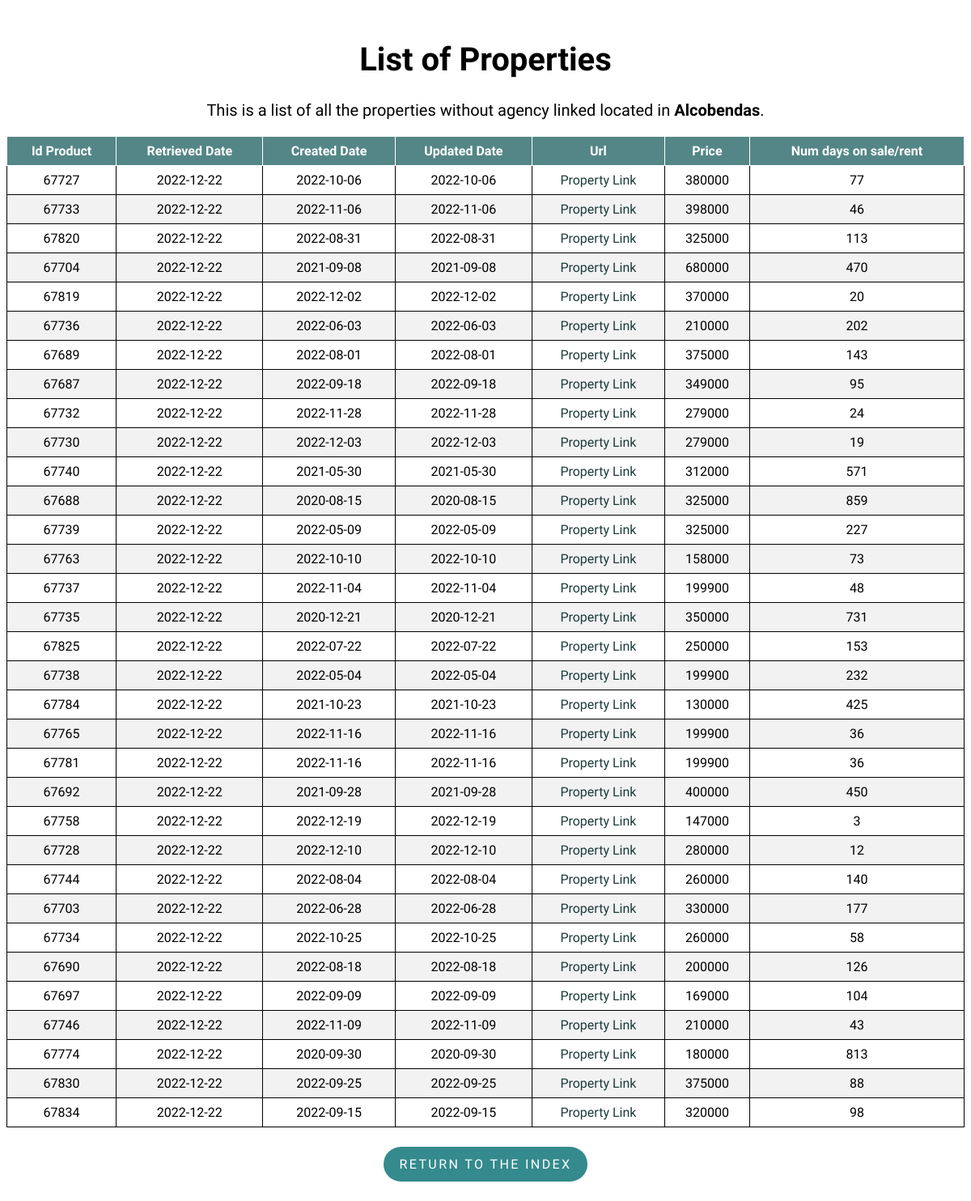
Page /property/Alcobendas on the committed database.
### flask-app/read_db.py (models this page shows)
class Property(db.Model):
    __tablename__ = 'properties'
    id_product = db.Column(db.Integer, primary_key=True)
    retrieved_date = db.Column(db.Date)
    created_date = db.Column(db.Date)
    url = db.Column(db.Text)
    mobile = db.Column(db.Integer)
    agency = db.Column(db.Text)
    real_estate_id = db.Column(db.Integer)
    price = db.Column(db.Integer)
    type_id = db.Column(db.Integer)
    trans_type_id = db.Column(db.Integer)
    location = db.Column(db.Text)
    num_days = db.Column(db.Integer)
    updated_date = db.Column(db.Date)

### flask-app/read_db.py (the view)
@app.route('/property/<location>', methods=['GET', 'POST'])
def property(location):
    properties = Property.query.filter_by(
        type_id=1, location=location).order_by(Property.url).distinct()
    return render_template('list.html', properties=properties, location=location)

### flask-app/templates/list.html (shortened to what this page needs)
<!DOCTYPE html>
<html lang="en">
<head>
    <link rel="stylesheet" type="text/css" href="{{ url_for('static', filename='styles/style.css') }}">
    <link rel="stylesheet" type="text/css" href="{{ url_for('static', filename='styles/tablesort.css') }}">
</head>
<body>
    <h1 class="list_header" style="font-size:40px;">List of Properties</h1>
    <p class="list_header" style="margin-top: 25px;font-size:20px;">This is a list of all the properties without agency linked located in
        <strong>{{ location }}</strong>.
    </p>
    <table class="table table-sortable">
        <thead>
            <tr>
                <th>Id Product</th>
                <th>Retrieved Date</th>
                <th>Created Date</th>
                <th>Updated Date</th>
                <th>Url</th>
                <th>Price</th>
                <th>Num days on sale/rent</th>
            </tr>
        </thead>
        <tbody>
            {% for property in properties %}
            <tr>
                <td>{{ property.id_product }}</td>
                <td>{{ property.retrieved_date }}</td>
                <td>{{ property.created_date }}</td>
                <td>{{ property.updated_date }}</td>
                <td>
                    <a class="property_link" href={{ property.url }}>Property Link</a>
                </td>
                <td><a>{{ property.price }}</a></td>
                <td>{{ property.num_days }}</td>
            </tr>
            {% endfor %}
        </tbody>
    </table>
    <div class = "btn_container">
        <p class="return_btn"><a class = "btn_link" href="{{ url_for('index') }}">Return to the index</a></p>
    </div>
</body>
</html>

### flask-app/static/styles/style.css (style rules this page uses)
body { font-family: 'Muli','Open Sans','Open Sans-fallback',sans-serif; }
table, th, td { border: 1px solid; }
table { width: 100%; border-collapse: collapse; }
th, td { text-align: center; padding: 8px; }
tr:nth-child(even) { background-color: #f2f2f2 }
th { background-color: rgb(84, 134, 135); color: white; }
.index_header, .list_header { margin-top: 50px; text-align: center; }
a.property_link { text-decoration: none; }
a.property_link:link, a.property_link:visited { color: rgb(28, 58, 58); }
.return_btn { display: inline-block; padding: .75rem 1.25rem; border-radius: 10rem; text-transform: uppercase; font-size: 1rem; letter-spacing: .15rem; transition: all .3s; position: relative; overflow: hidden; z-index: 1; background-color: rgb(52, 138, 140); }
.btn_link { text-decoration: none; color: #fff; }
.btn_container { margin-top: 8px; display: flex; justify-content: center; align-items: center; }

### flask-app/static/styles/tablesort.css (style rules this page uses)
.table-sortable th { cursor: pointer; }

### rows in the picture
Property: id_product "67727", retrieved_date "2022-12-22", created_date "2022-10-06", updated_date "2022-10-06", price "380000", num_days "77"
Property: id_product "67733", retrieved_date "2022-12-22", created_date "2022-11-06", updated_date "2022-11-06", price "398000", num_days "46"
Property: id_product "67820", retrieved_date "2022-12-22", created_date "2022-08-31", updated_date "2022-08-31", price "325000", num_days "113"
Property: id_product "67704", retrieved_date "2022-12-22", created_date "2021-09-08", updated_date "2021-09-08", price "680000", num_days "470"
Property: id_product "67819", retrieved_date "2022-12-22", created_date "2022-12-02", updated_date "2022-12-02", price "370000", num_days "20"
Property: id_product "67736", retrieved_date "2022-12-22", created_date "2022-06-03", updated_date "2022-06-03", price "210000", num_days "202"
Property: id_product "67689", retrieved_date "2022-12-22", created_date "2022-08-01", updated_date "2022-08-01", price "375000", num_days "143"
Property: id_product "67687", retrieved_date "2022-12-22", created_date "2022-09-18", updated_date "2022-09-18", price "349000", num_days "95"
Property: id_product "67732", retrieved_date "2022-12-22", created_date "2022-11-28", updated_date "2022-11-28", price "279000", num_days "24"
Property: id_product "67730", retrieved_date "2022-12-22", created_date "2022-12-03", updated_date "2022-12-03", price "279000", num_days "19"
Property: id_product "67740", retrieved_date "2022-12-22", created_date "2021-05-30", updated_date "2021-05-30", price "312000", num_days "571"
Property: id_product "67688", retrieved_date "2022-12-22", created_date "2020-08-15", updated_date "2020-08-15", price "325000", num_days "859"
Property: id_product "67739", retrieved_date "2022-12-22", created_date "2022-05-09", updated_date "2022-05-09", price "325000", num_days "227"
Property: id_product "67763", retrieved_date "2022-12-22", created_date "2022-10-10", updated_date "2022-10-10", price "158000", num_days "73"
Property: id_product "67737", retrieved_date "2022-12-22", created_date "2022-11-04", updated_date "2022-11-04", price "199900", num_days "48"
Property: id_product "67735", retrieved_date "2022-12-22", created_date "2020-12-21", updated_date "2020-12-21", price "350000", num_days "731"
Property: id_product "67825", retrieved_date "2022-12-22", created_date "2022-07-22", updated_date "2022-07-22", price "250000", num_days "153"
Property: id_product "67738", retrieved_date "2022-12-22", created_date "2022-05-04", updated_date "2022-05-04", price "199900", num_days "232"
Property: id_product "67784", retrieved_date "2022-12-22", created_date "2021-10-23", updated_date "2021-10-23", price "130000", num_days "425"
Property: id_product "67765", retrieved_date "2022-12-22", created_date "2022-11-16", updated_date "2022-11-16", price "199900", num_days "36"
Property: id_product "67781", retrieved_date "2022-12-22", created_date "2022-11-16", updated_date "2022-11-16", price "199900", num_days "36"
Property: id_product "67692", retrieved_date "2022-12-22", created_date "2021-09-28", updated_date "2021-09-28", price "400000", num_days "450"
Property: id_product "67758", retrieved_date "2022-12-22", created_date "2022-12-19", updated_date "2022-12-19", price "147000", num_days "3"
Property: id_product "67728", retrieved_date "2022-12-22", created_date "2022-12-10", updated_date "2022-12-10", price "280000", num_days "12"
Property: id_product "67744", retrieved_date "2022-12-22", created_date "2022-08-04", updated_date "2022-08-04", price "260000", num_days "140"
Property: id_product "67703", retrieved_date "2022-12-22", created_date "2022-06-28", updated_date "2022-06-28", price "330000", num_days "177"
Property: id_product "67734", retrieved_date "2022-12-22", created_date "2022-10-25", updated_date "2022-10-25", price "260000", num_days "58"
Property: id_product "67690", retrieved_date "2022-12-22", created_date "2022-08-18", updated_date "2022-08-18", price "200000", num_days "126"
Property: id_product "67697", retrieved_date "2022-12-22", created_date "2022-09-09", updated_date "2022-09-09", price "169000", num_days "104"
Property: id_product "67746", retrieved_date "2022-12-22", created_date "2022-11-09", updated_date "2022-11-09", price "210000", num_days "43"
Property: id_product "67774", retrieved_date "2022-12-22", created_date "2020-09-30", updated_date "2020-09-30", price "180000", num_days "813"
Property: id_product "67830", retrieved_date "2022-12-22", created_date "2022-09-25", updated_date "2022-09-25", price "375000", num_days "88"
Property: id_product "67834", retrieved_date "2022-12-22", created_date "2022-09-15", updated_date "2022-09-15", price "320000", num_days "98"

### other values in the picture
{{ location }} "Alcobendas"
